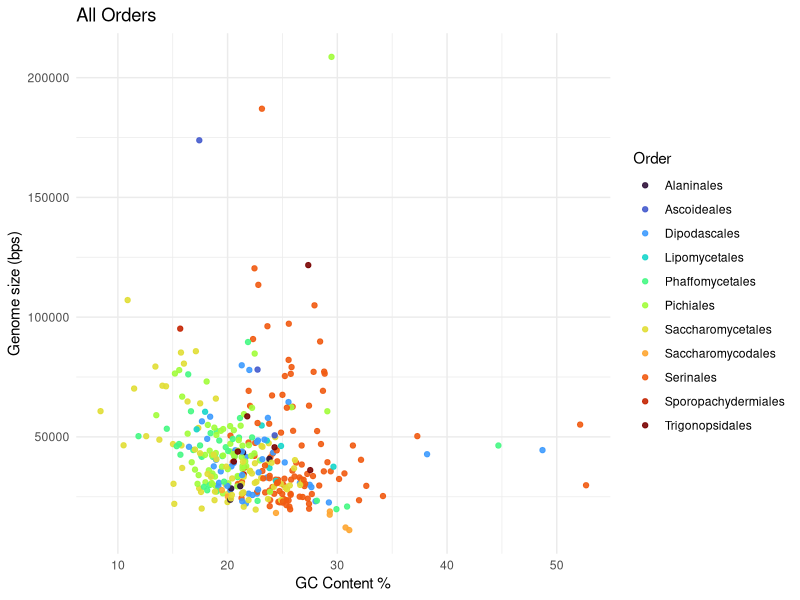
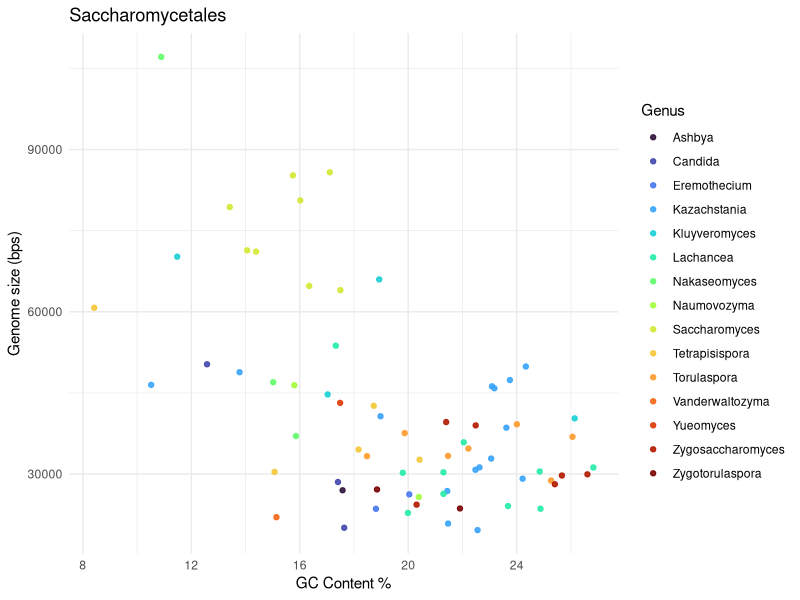
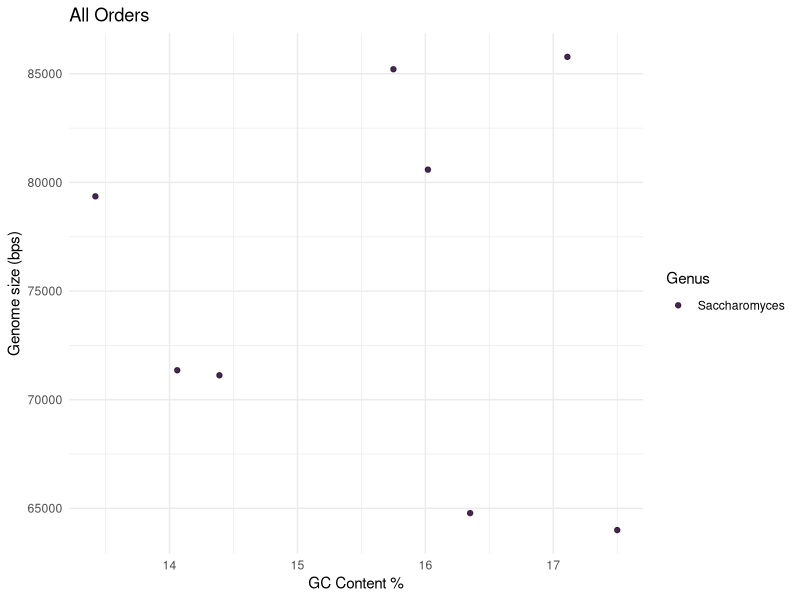
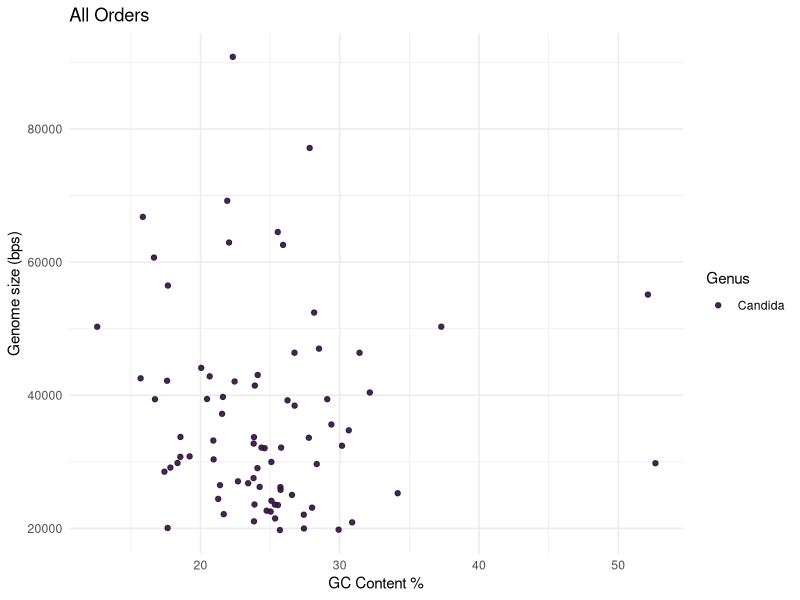
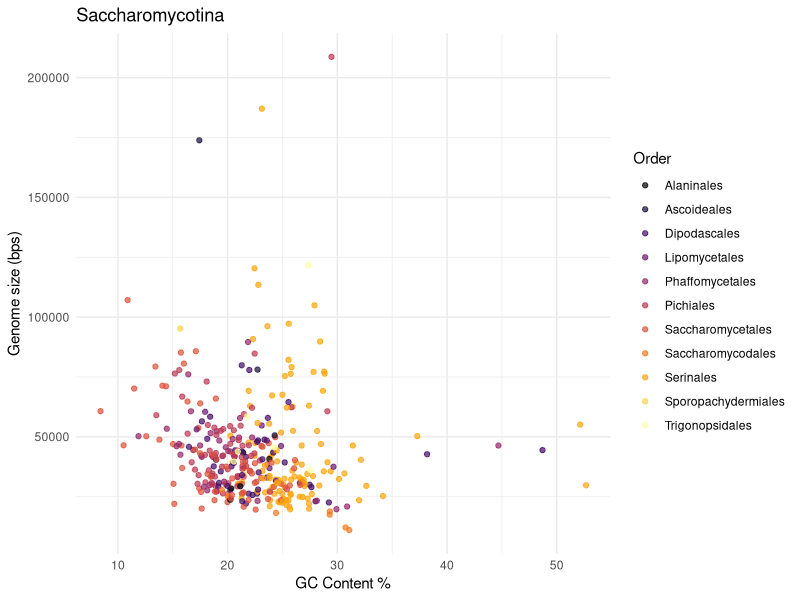
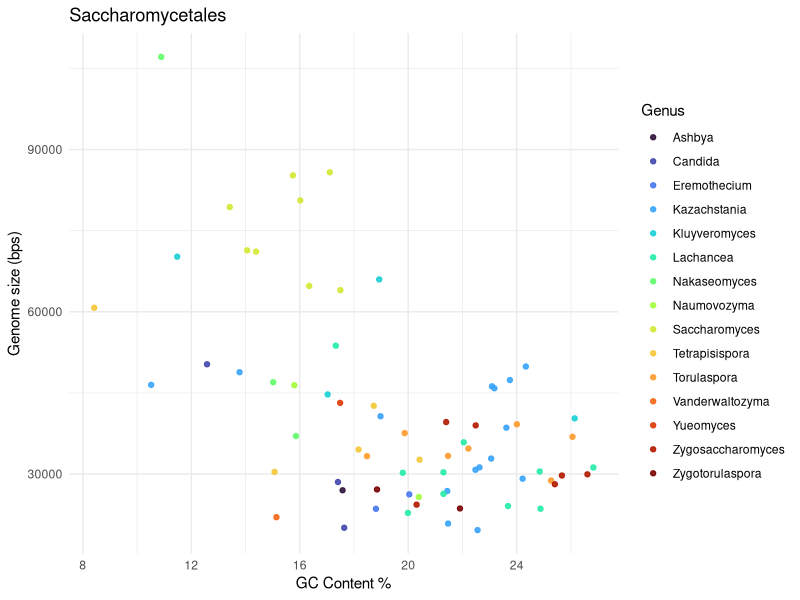

Here is the R script that generated these plots, in order:
## ---- chunk 1
library(ggplot2)
library(tidyr)
library(dplyr)
## ---- chunk 2
mt_DNA <- read.delim("../input/size_GC_gene_summary.tab", header = TRUE, stringsAsFactors = FALSE)

# separate Assembly into Genus and Species name
mt_DNA <- mt_DNA %>% 
  mutate(Assembly = gsub("\\.", "_", Assembly)) %>% 
  mutate(Assembly = gsub("__", "_", Assembly)) %>% 
  separate(Assembly, into = c("Genus", "Species", "Entry"), sep = "[_]")

# deal with missing value in Entry column
mt_DNA <- mt_DNA %>%
  mutate(Entry = ifelse(is.na(Entry), "Not_Available", Entry))


## ---- chunk 3
# define a function to draw scatter plot
plot_genomes_by_order <- function(mt_DNA, Order = NULL, Genus = NULL, Color) {
  plot_data <- mt_DNA
  
  # If Order is provided, filter by the given Order
  if (!is.null(Order)) {
    plot_data <- plot_data %>% filter(Order == !!Order)  # Proper filtering
  }
  
  if (!is.null(Genus)) {
    plot_data <- plot_data %>% filter(Genus == !!Genus)

  }
  # Create the plot
  ggplot(plot_data, aes(x = GC, y = Total_length, color = .data[[Color]])) +
    geom_point(alpha = 0.9) +  # Points with slight transparency
    scale_color_viridis_d(option = "H") +  # Use viridis color scale
    labs(title = ifelse(is.null(Order), "All Orders", Order), 
         x = "GC Content %", 
         y = "Genome size (bps)") +
    theme_minimal()  # Clean theme
}


# all Saccharomycotina
plot_genomes_by_order(mt_DNA, Color = "Order")
# Saccharomycetales
plot_genomes_by_order(mt_DNA, Order = "Saccharomycetales", Color = "Genus")

## Genus level
# Saccharomyces
plot_genomes_by_order(mt_DNA, Genus = "Saccharomyces", Color = "Genus")


# Candida
plot_genomes_by_order(mt_DNA, Genus = "Candida", Color = "Genus")
## ---- chunk 4
# all Saccharomycotina
ggplot(mt_DNA, aes(x = GC, y = Total_length, color = Order)) +
  geom_point(alpha = 0.7) +  # Blue points with slight transparency
  scale_color_viridis_d(option = "B") +
  labs(title = "Saccharomycotina", 
       x = "GC Content %", 
       y = "Genome size (bps)") +
  theme_minimal()  # Clean theme

# Saccharomycetales
mt_DNA %>% filter(Order == "Saccharomycetales") %>% 
  ggplot(., aes(x = GC, y = Total_length, color = Genus)) +
  geom_point(alpha = 0.9) +  # Blue points with slight transparency
  scale_color_viridis_d(option = "H") +
  labs(title = "Saccharomycetales", 
       x = "GC Content %", 
       y = "Genome size (bps)") +
  theme_minimal()  # Clean theme

# Saccharomyces


